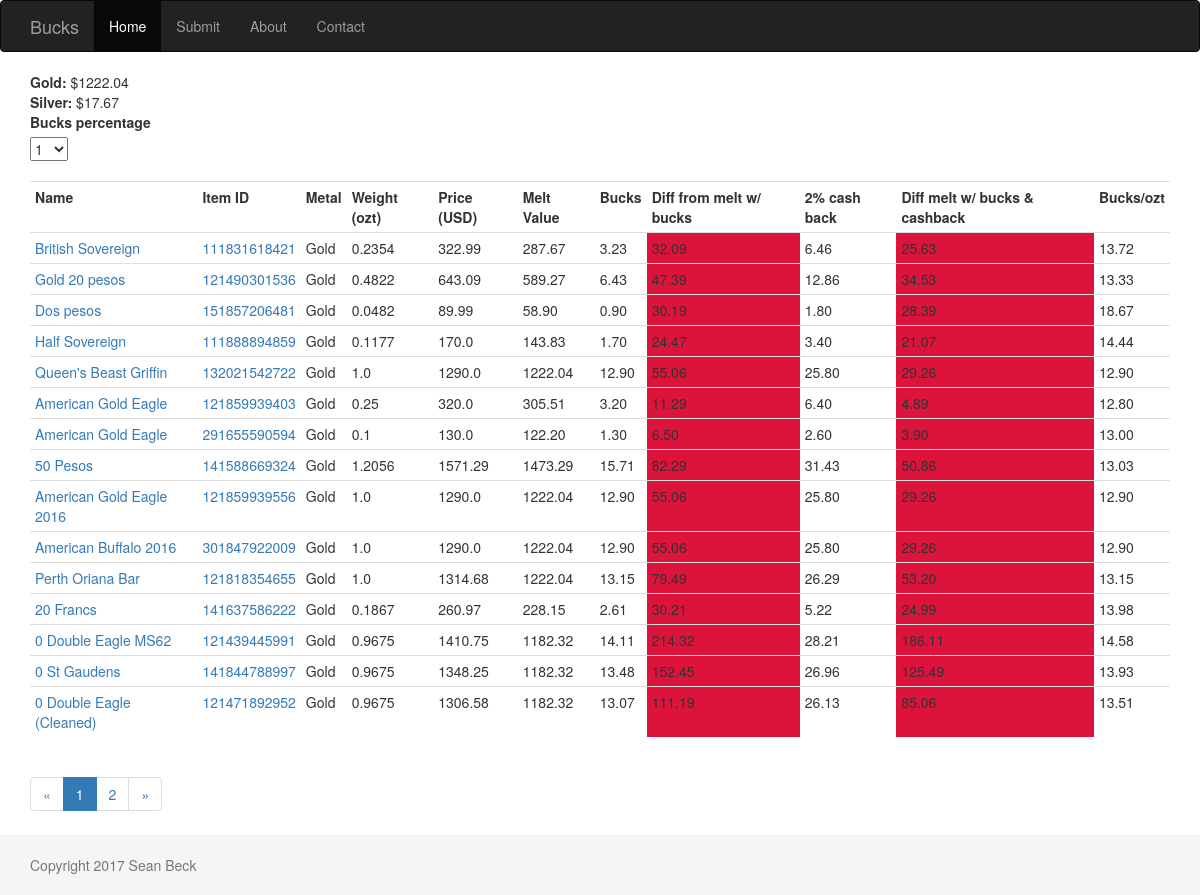
The page / on the database its author committed.
### deals/models.py (models this page shows, shortened)
class Spot(db.Model):
    id = db.Column(db.Integer, primary_key=True)
    name = db.Column(db.String(10), unique=True)
    value = db.Column(db.Float)

class Item(db.Model):
    id = db.Column(db.Integer, primary_key=True)
    ebay_id = db.Column(db.Integer, unique=True)
    name = db.Column(db.String)
    price = db.Column(db.Float)
    weight = db.Column(db.Float)
    metal = db.Column(db.String)
    picture = db.Column(db.LargeBinary)
    reported = db.Column(db.Boolean, default=False)

### deals/views.py (the view)
@deals_blueprint.route('/')
@deals_blueprint.route('/<int:page>')
def index(page=1):
    select = PercentForm()
    spots = Spot.query.all()
    items = Item.query.order_by(Item.metal.desc()).paginate(page, current_app.config['PAGINATION'], True)
    return render_template('index.html', items_pagination=items, spots=spots, select=select)

### deals/forms.py
class PercentForm(FlaskForm):
    percentage = SelectField('Bucks percentage', choices=[('1', '1'), ('2', '2'),
                                                          ('4', '4'), ('6', '6'),
                                                          ('8', '8'), ('10', '10')], id='bucks-percent')

### deals/templates/index.html (shortened to what this page needs)
{% extends "base.html" %}
{% from "bootstrap/pagination.html" import render_pagination %}
{% block page_content %}
{% for spot in spots %}
<b>{{ spot.name|capitalize }}:</b> ${{ spot.value }}<br>
{% endfor %}
{{ select.percentage.label }}<br>{{ select.percentage(onchange='percentage_changed()') }}<br><br>
<table class="table table-hover table-condensed table-responsive">
    <tr>
        <th>Name</th>
        <th>Item ID</th>
        <th>Metal</th>
        <th>Weight (ozt)</th>
        <th>Price (USD)</th>
        <th>Melt Value</th>
        <th>Bucks</th>
        <th>Diff from melt w/ bucks</th>
        <th>2% cash back</th>
        <th>Diff melt w/ bucks & cashback</th>
        <th>Bucks/ozt</th>
    </tr>
    {% for item in items_pagination.items %}
    <tr class="item">
        <td class="name"><a href="{{ url_for('deals.item', item_id=item.id) }}">{{ item.name }}</a></td>
        <td class="item_id"><a href="https://www.ebay.com/itm/{{ item.ebay_id }}">{{ item.ebay_id }}</a></td>
        <td class="metal">{{ item.metal|capitalize }}</td>
        <td class="weight">{{ item.weight }}</td>
        <td class="price">{{ item.price }}</td>
        <td class="melt"></td>
        <td class="bucks"></td>
        <td class="melt_diff"></td>
        <td class="cashback"></td>
        <td class="melt_diff_cash"></td>
        <td class="bucks_per"></td>
    </tr>
    {% endfor %}
</table>
{{ render_pagination(items_pagination) }}
{% endblock %}

### deals/templates/base.html (shortened to what this page needs)
<!DOCTYPE html>
{% extends "bootstrap/base.html" %}
{% import "bootstrap/utils.html" as utils %}
    {% block styles %}
    {{ super() }}
    <link rel="stylesheet" type="text/css" href="{{ url_for('static', filename='css/style.css') }}">
    {% endblock %}
    {% set active_page = active_page|default('index') -%}
    {% set navigation_bar = [
        (url_for('deals.index'), 'index', 'Home'),
        (url_for('deals.submit'), 'submit', 'Submit'),
        (url_for('deals.about'), 'about', 'About'),
        (url_for('deals.contact'), 'contact', 'Contact')
      ]
    %}
    {% block navbar %}
    <div class="navbar navbar-inverse" role="navigation">
        <div class="container">
            <div class="navbar-header">
                <a class="navbar-brand" href="/">Bucks</a>
            </div>
            <ul id="navigation" class="nav navbar-nav">
            {% for href, id, caption in navigation_bar %}
                <li {% if id == active_page %}class="active"{% endif %}><a href="{{ href|e }}">{{ caption|e }}</a></li>
            {% endfor %}
            </ul>
        </div>
    </div>
    {% endblock %}
{% block content %}
<div class="container">
{% block page_content %}
{% endblock %}
</div>
<footer class="footer">
    <div class="container">
        <p class="text-muted">Copyright 2017 Sean Beck
    </div>
</footer>
{% endblock %}

### deals/static/css/style.css (style rules this page uses)
.footer { position: absolute; bottom: 0; width: 100%; height: 60px; background-color: #f5f5f5; }
html { position: relative; min-height: 100%; }
body { margin-bottom: 60px; }
.container .text-muted { margin: 20px 0; }

### rows shown on the page
Spot: name "Gold", value "1222.04"
Spot: name "Silver", value "17.67"
Item: name "British Sovereign", ebay_id "111831618421", metal "Gold", weight "0.2354", price "322.99"
Item: name "Gold 20 pesos", ebay_id "121490301536", metal "Gold", weight "0.4822", price "643.09"
Item: name "Dos pesos", ebay_id "151857206481", metal "Gold", weight "0.0482", price "89.99"
Item: name "Half Sovereign", ebay_id "111888894859", metal "Gold", weight "0.1177", price "170.0"
Item: name "Queen's Beast Griffin", ebay_id "132021542722", metal "Gold", weight "1.0", price "1290.0"
Item: name "American Gold Eagle", ebay_id "121859939403", metal "Gold", weight "0.25", price "320.0"
Item: name "American Gold Eagle", ebay_id "291655590594", metal "Gold", weight "0.1", price "130.0"
Item: name "50 Pesos", ebay_id "141588669324", metal "Gold", weight "1.2056", price "1571.29"
Item: name "American Gold Eagle 2016", ebay_id "121859939556", metal "Gold", weight "1.0", price "1290.0"
Item: name "American Buffalo 2016", ebay_id "301847922009", metal "Gold", weight "1.0", price "1290.0"
Item: name "Perth Oriana Bar", ebay_id "121818354655", metal "Gold", weight "1.0", price "1314.68"
Item: name "20 Francs", ebay_id "141637586222", metal "Gold", weight "0.1867", price "260.97"
Item: name "0 Double Eagle MS62", ebay_id "121439445991", metal "Gold", weight "0.9675", price "1410.75"
Item: name "0 St Gaudens", ebay_id "141844788997", metal "Gold", weight "0.9675", price "1348.25"
Item: name "0 Double Eagle (Cleaned)", ebay_id "121471892952", metal "Gold", weight "0.9675", price "1306.58"

### other values the page prints
{{ caption|e }} "Home" "Submit" "About" "Contact"
{{ select.percentage.label }} "Bucks percentage"
{{ render_pagination(items_pagination) }} "« 1 2 »"
